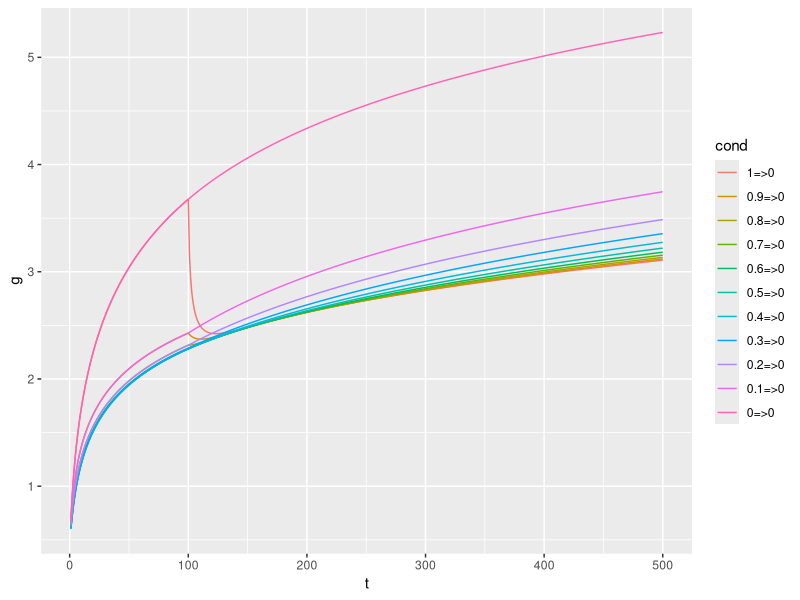
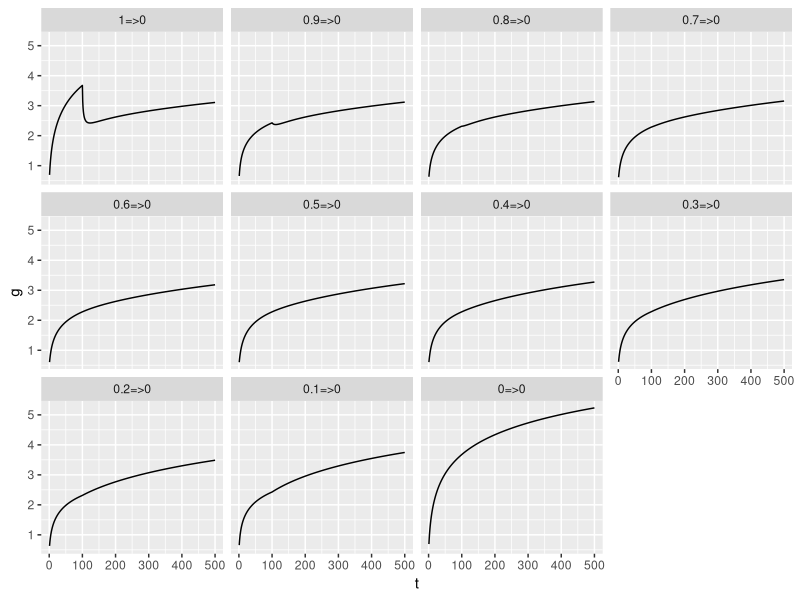
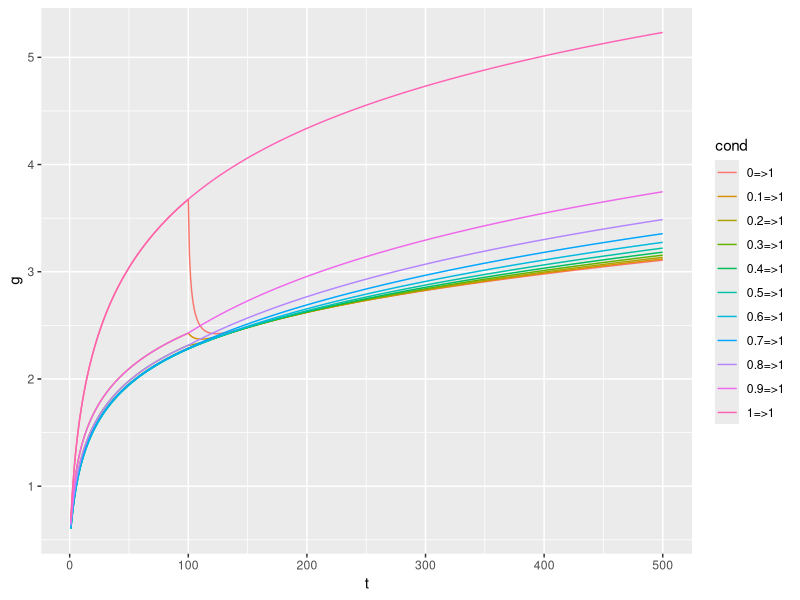
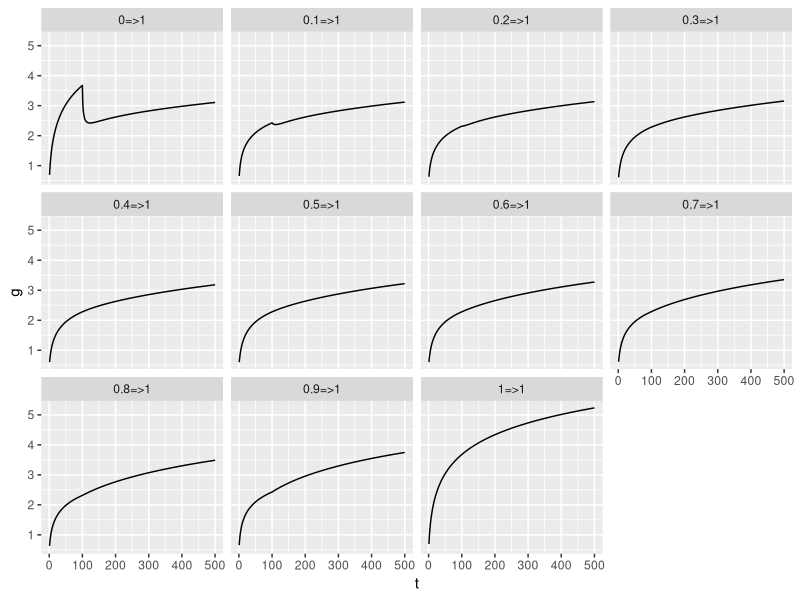
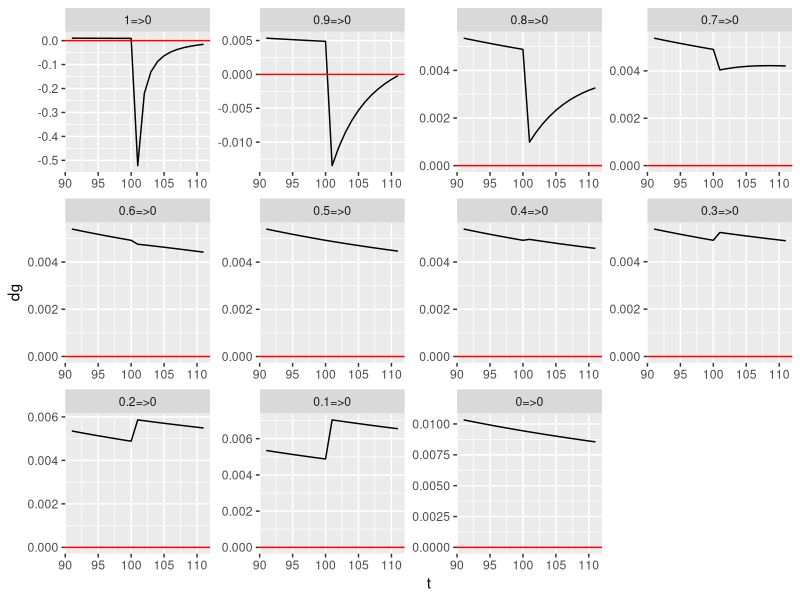
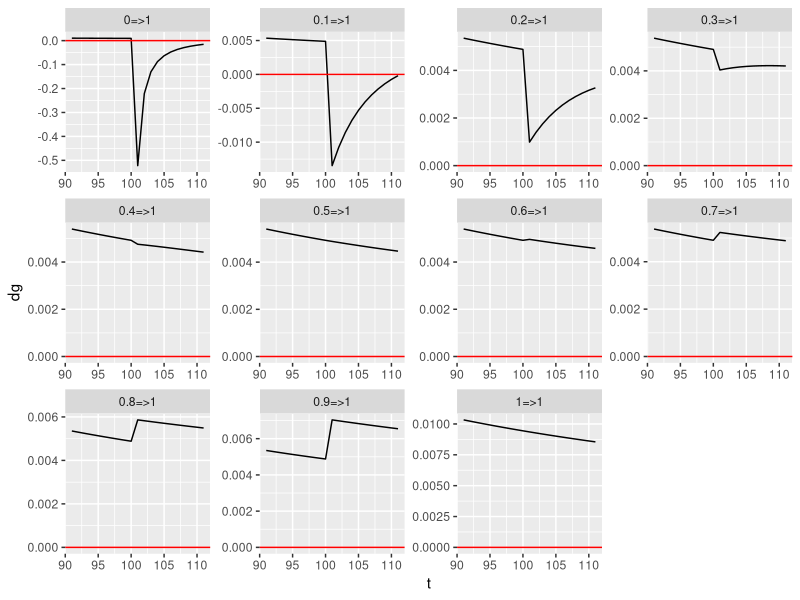
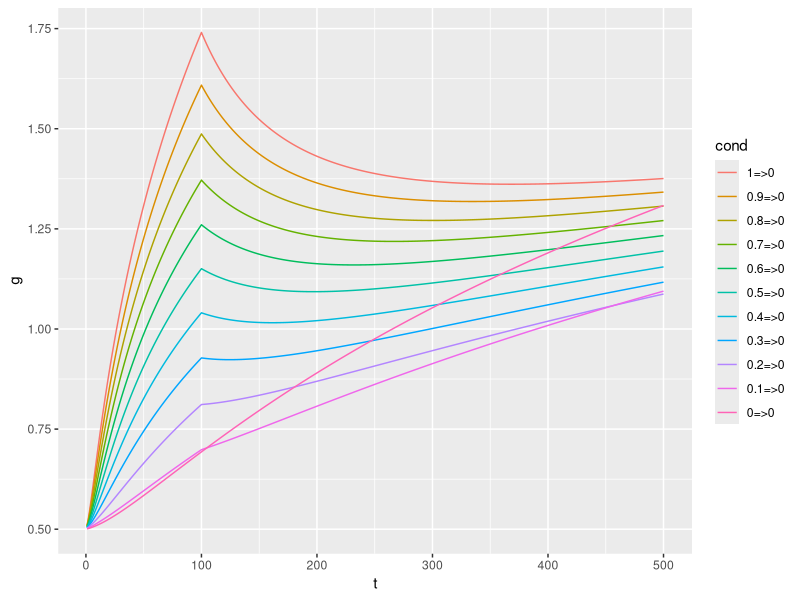
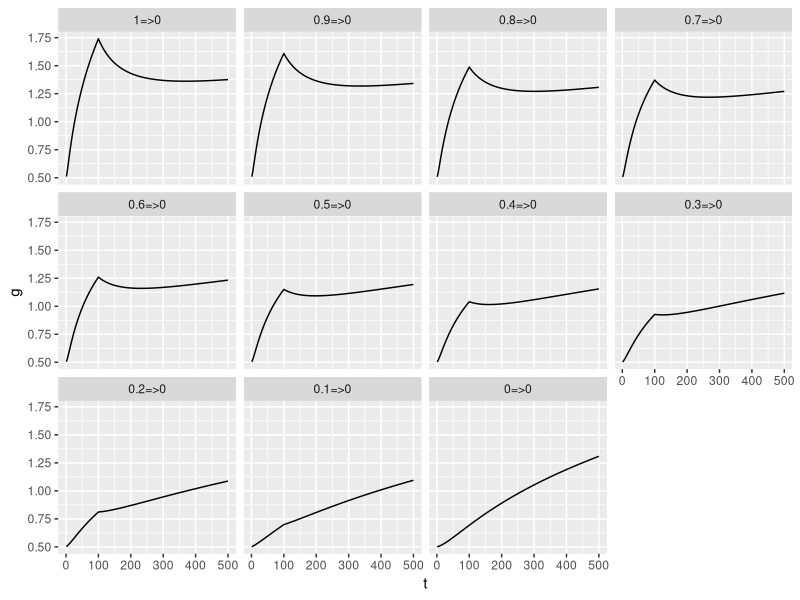

Generate these figures, in order, with R:
library(tidyverse)

# functions used in all simulations
betaln <- function(a, b) {
  log(beta(a, b))
}

calc_expected_free_energy <- function(alpha, alpha_t, beta_t) {
  nu_t <- alpha_t + beta_t
  mu_t <- alpha_t / nu_t
  kl_div_a <- -betaln(alpha_t, beta_t) +
    (alpha_t - alpha) * digamma(alpha_t) +
    (beta_t - 1) * digamma(beta_t) +
    (alpha + 1 - nu_t) * digamma(nu_t)

  h_a <- - mu_t * digamma(alpha_t + 1) -
    (1 - mu_t) * digamma(beta_t + 1) +
    digamma(nu_t + 1)

  kl_div_a + h_a
}

# approximate g analyticaly under given parameter in the original model

# expected value of binominal distribution
expected_reward <- function(p, n) {
  p * n
}

expected_extinction <- function(p, n) {
  (1 - p) * n
}

# variation of a between n and n + 1
# p(n + 1) - pn
# = pn + p - pn
# = p
delta_alpha <- function(p) {
  p
}

# variation of b between n and n + 1
# q(n + 1) - qn (where q = 1 - p)
# = qn + q - qn
# = q = (1 - p)
delta_beta <- function(p) {
  1 - p
}

approx_expected_free_energy <- function(p1, n1, p2, n2, lambda) {
  alpha <- exp(2 * lambda)
  alpha_t <- 1.
  beta_t <- 1.

  component_1 <- seq_len(n1) %>%
    lapply(., function(i) {
      alpha_t <<- alpha_t + delta_alpha(p1)
      beta_t <<- beta_t + delta_beta(p1)
      g <- calc_expected_free_energy(alpha, alpha_t, beta_t)
      data.frame(p = p1, t = i, g = g)
  }) %>%
    do.call(rbind, .)

  component_2 <- seq_len(n2) %>%
    lapply(., function(i) {
      alpha_t <<- alpha_t + delta_alpha(p2)
      beta_t <<- beta_t + delta_beta(p2)
      g <- calc_expected_free_energy(alpha, alpha_t, beta_t)
      data.frame(p = p2, t = i + n1, g = g)
  }) %>%
    do.call(rbind, .)

  rbind(component_1, component_2)
}


# fixed across all conditions
n1 <- 100
n2 <- 400
lambda <- 0

# approximate g under extinction
baseline_probs <- seq(1., 0.0, by = -0.1)

ext_approx <- baseline_probs %>%
  lapply(., function(p1) {
    p2 <- 0.
    name <- paste0(p1, "=>", p2)

    res <- approx_expected_free_energy(p1, n1, p2, n2, lambda)
    res$cond <- rep(name, nrow(res))
    res
}) %>%
  do.call(rbind, .)

ext_approx <- transform(ext_approx,
                        cond = factor(cond, levels = unique(ext_approx$cond)))

ggplot(data = ext_approx) +
  geom_line(aes(x = t, y = g, color = cond))

ggplot(data = ext_approx) +
  geom_line(aes(x = t, y = g)) +
  facet_wrap(~cond)


# approximate g under acquisition
acquisition_prob <- seq(0., 1., by = 0.1)

acq_approx <- acquisition_prob %>%
  lapply(., function(p1) {
    p2 <- 1.
    name <- paste0(p1, "=>", p2)

    res <- approx_expected_free_energy(p1, n1, p2, n2, lambda)
    res$cond <- rep(name, nrow(res))
    res
}) %>%
  do.call(rbind, .)

acq_approx <- transform(acq_approx,
                        cond = factor(cond,
                                      levels = unique(acq_approx$cond)))

ggplot(data = acq_approx) +
  geom_line(aes(x = t, y = g, color = cond))

ggplot(data = acq_approx) +
  geom_line(aes(x = t, y = g)) +
  facet_wrap(~cond)

# find boundary condition where epistemic value decay monotnically
first_order_differential <- function(onset, offset, g) {
  dg <- diff(g)
  ret_dg <- dg[onset:offset]
  t <- seq_len(offset - onset + 1) + onset
  data.frame(t = t, dg = ret_dg)
}

onset <- n1 - 10
offset <- n1 + 10

dg_ext_approx <- ext_approx %>%
  split(., .$cond) %>%
  lapply(., function(d) {
    dg <- first_order_differential(onset, offset, d$g)
    dg$cond <- rep(unique(d$cond), nrow(dg))
    dg
}) %>%
  do.call(rbind, .)

dg_acq_approx <- acq_approx %>%
  split(., .$cond) %>%
  lapply(., function(d) {
    dg <- first_order_differential(onset, offset, d$g)
    dg$cond <- rep(unique(d$cond), nrow(dg))
    dg
}) %>%
  do.call(rbind, .)

# found boundary conditions
# 1. - 0.8: burst
# 0.8 - 0.6: resist
# 0.6 - 0.5: constant
# 0.5 - 0.1: promote
# 0.1 - 0.: constant
ggplot(data = dg_ext_approx) +
  geom_line(aes(x = t, y = dg)) +
  geom_hline(yintercept = 0., color = "red") +
  facet_wrap(~cond, scales = "free")

ggplot(data = dg_acq_approx) +
  geom_line(aes(x = t, y = dg)) +
  geom_hline(yintercept = 0., color = "red") +
  facet_wrap(~cond, scales = "free")

# NOTE: the boundary condition depends on `lambda`
# so the boundary condition found here is not universal

# extended model prometing to burst which has asymmetric leraning rate

# expected value of binominal distribution with learning rate
expected_reward_ex <- function(p, n, lr) {
  lr * p * n
}

expected_extinction_ex <- function(p, n, lr) {
  lr * (1 - p) * n
}

# variation of a between n and n + 1 with learning rate
# lr*p(n + 1) - lr*pn
# = lr*pn + lr*p - lr*pn
# = lr*p
delta_alpha_ex <- function(p, lr) {
  lr * p
}

# variation of b between n and n + 1 with learning rate
# lr*q(n + 1) - lr*qn (where q = 1 - p)
# = lr*qn + lr*q - lr*qn
# = lr*q = lr*(1 - p)
delta_beta_ex <- function(p, lr) {
  lr * (1 - p)
}


approx_expected_free_energy_ex <- function(p1, n1, lra, p2, n2, lrb, lambda) {
  alpha <- exp(2 * lambda)
  alpha_t <- 1.
  beta_t <- 1.

  component_1 <- seq_len(n1) %>%
    lapply(., function(i) {
      alpha_t <<- alpha_t + delta_alpha_ex(p1, lra)
      beta_t <<- beta_t + delta_beta_ex(p1, lrb)
      g <- calc_expected_free_energy(alpha, alpha_t, beta_t)
      data.frame(p = p1, t = i, g = g)
  }) %>%
    do.call(rbind, .)

  component_2 <- seq_len(n2) %>%
    lapply(., function(i) {
      alpha_t <<- alpha_t + delta_alpha_ex(p2, lra)
      beta_t <<- beta_t + delta_beta_ex(p2, lrb)
      g <- calc_expected_free_energy(alpha, alpha_t, beta_t)
      data.frame(p = p2, t = i + n1, g = g)
  }) %>%
    do.call(rbind, .)

  rbind(component_1, component_2)
}

# fixed across all conditions
# NOTE: extinction bursts are more likely to occur when `lra` > `lrb`
# because predicted reward probability greater than 0.5
lra <- 0.1
lrb <- 0.01

# approximate g under extinction with extended model
ext_approx_ex <- baseline_probs %>%
  lapply(., function(p1) {
    p2 <- 0.
    name <- paste0(p1, "=>", p2)

    res <- approx_expected_free_energy_ex(p1, n1, lra, p2, n2, lrb, lambda)
    res$cond <- rep(name, nrow(res))
    res
}) %>%
  do.call(rbind, .)

ext_approx_ex <- transform(ext_approx_ex,
                        cond = factor(cond, levels = unique(ext_approx_ex$cond)))

ggplot(data = ext_approx_ex) +
  geom_line(aes(x = t, y = g, color = cond))

ggplot(data = ext_approx_ex) +
  geom_line(aes(x = t, y = g)) +
  facet_wrap(~cond)

# find boundary condition where epistemic value decay monotnically
dg_ext_approx_ex <- ext_approx_ex %>%
  split(., .$cond) %>%
  lapply(., function(d) {
    dg <- first_order_differential(onset, offset, d$g)
    dg$cond <- rep(unique(d$cond), nrow(dg))
    dg
}) %>%
  do.call(rbind, .)

# found boundary conditions
# depending on `lra` and `lrb`
# 1. - 0.3: burst
# 0.3 - 0.1: promote
# 0.1 - 0.: constant
ggplot(data = dg_ext_approx_ex) +
  geom_line(aes(x = t, y = dg)) +
  geom_hline(yintercept = 0., color = "red") +
  facet_wrap(~cond, scales = "free")

# NOTE: the boundary condition depends on `lambda`, `lra`, and `lrb`
# so the boundary condition found here is not universal
